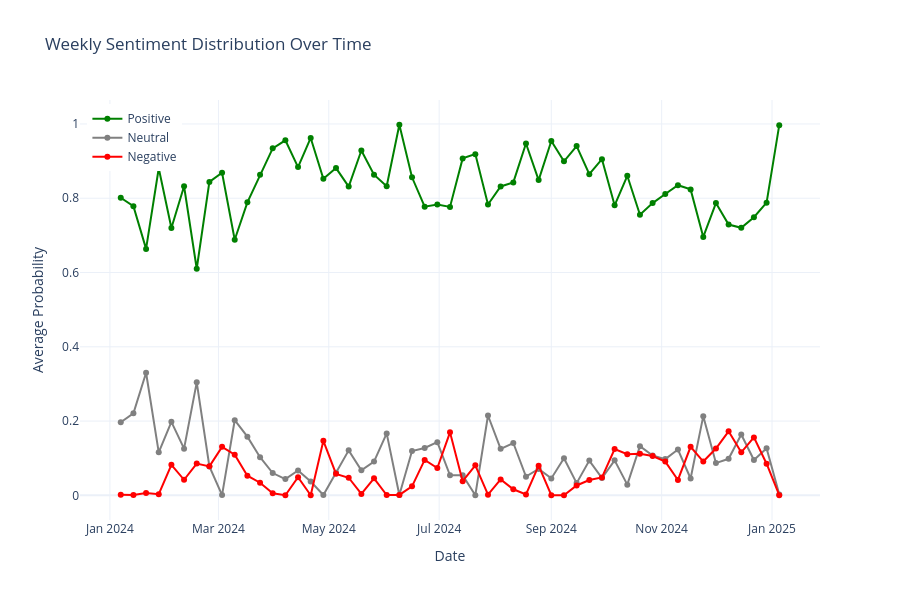

This figure's notebook cell:
### Markdown cell above
## 8. Temporal Analysis

### Code cell
# Weekly sentiment trends
def aggregate_by_time(df, freq='W'):
    """Aggregate sentiment by time period"""
    df = df.copy()
    df = df.set_index('timestamp')
    
    aggregated = df.groupby(pd.Grouper(freq=freq)).agg({
        'sentiment_score': ['mean', 'std', 'count'],
        'prob_positive': 'mean',
        'prob_neutral': 'mean',
        'prob_negative': 'mean',
        'confidence': 'mean'
    })
    
    aggregated.columns = ['_'.join(col).strip() for col in aggregated.columns.values]
    aggregated = aggregated.reset_index()
    
    return aggregated

weekly_sentiment = aggregate_by_time(results_df, freq='W')

# Interactive Plotly visualization
fig = go.Figure()

fig.add_trace(go.Scatter(
    x=weekly_sentiment['timestamp'],
    y=weekly_sentiment['prob_positive_mean'],
    mode='lines+markers',
    name='Positive',
    line=dict(color='green', width=2),
    marker=dict(size=6)
))

fig.add_trace(go.Scatter(
    x=weekly_sentiment['timestamp'],
    y=weekly_sentiment['prob_neutral_mean'],
    mode='lines+markers',
    name='Neutral',
    line=dict(color='gray', width=2),
    marker=dict(size=6)
))

fig.add_trace(go.Scatter(
    x=weekly_sentiment['timestamp'],
    y=weekly_sentiment['prob_negative_mean'],
    mode='lines+markers',
    name='Negative',
    line=dict(color='red', width=2),
    marker=dict(size=6)
))

fig.update_layout(
    title='Weekly Sentiment Distribution Over Time',
    xaxis_title='Date',
    yaxis_title='Average Probability',
    hovermode='x unified',
    template='plotly_white',
    height=600,
    legend=dict(x=0.01, y=0.99)
)

fig.show()
